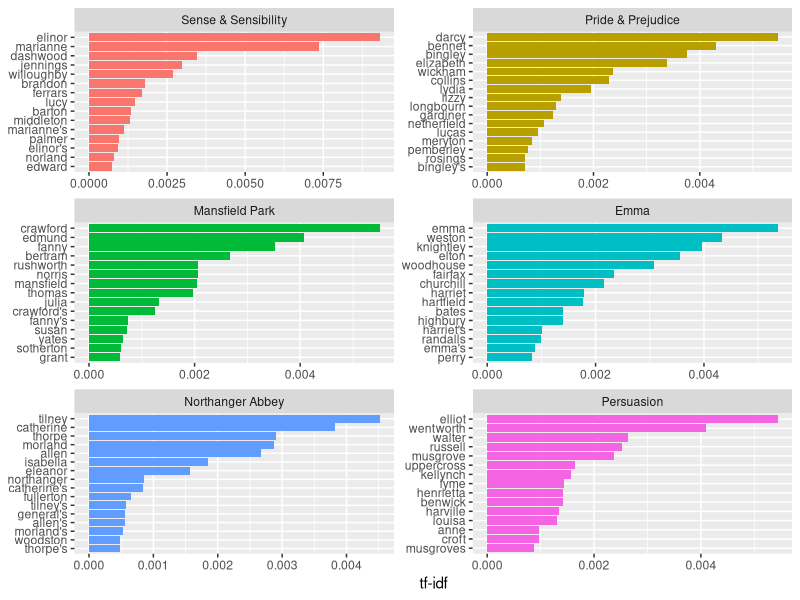

This figure's R source:
#PACKAGES
library("janeaustenr")
library("dplyr")
library("tidytext")
library("ggplot2")


textos <- austen_books()

#Vamos usar Othello e Contos do Norte
book_words <- textos %>%  unnest_tokens(word, text) %>% group_by(book) %>% count(book, word, sort = TRUE)

#Avalia Lei de ZIPF 
#A lei de Zipf afirma que a frequência com que uma palavra aparece é inversamente proporcional a sua classificação.

#TF-IDF
#Não vamos pré-processar, a ideia é mostrar papel do tf-idf
books_tf_idf <- book_words %>% bind_tf_idf(word, book, n)

#Separa para ver palavras mais importantes por texto
sense_tf_idf <- books_tf_idf %>% filter(book == 'Sense & Sensibility')
mansfield_tf_idf <- books_tf_idf %>% filter(book == 'Mansfield Park')

#Realiza gráfico com palavras mais importantes
books_graph <- books_tf_idf %>% 
  group_by(book) %>% 
  slice_max(tf_idf, n = 15) %>% 
  ungroup() %>%
  mutate(word = reorder(word, tf_idf)) 

books_graph %>% ggplot(aes(tf_idf, word, fill = book)) +
  geom_col(show.legend = FALSE) +
  labs(x = "tf-idf", y = NULL) +
  facet_wrap(~book, ncol = 2, scales = "free")
